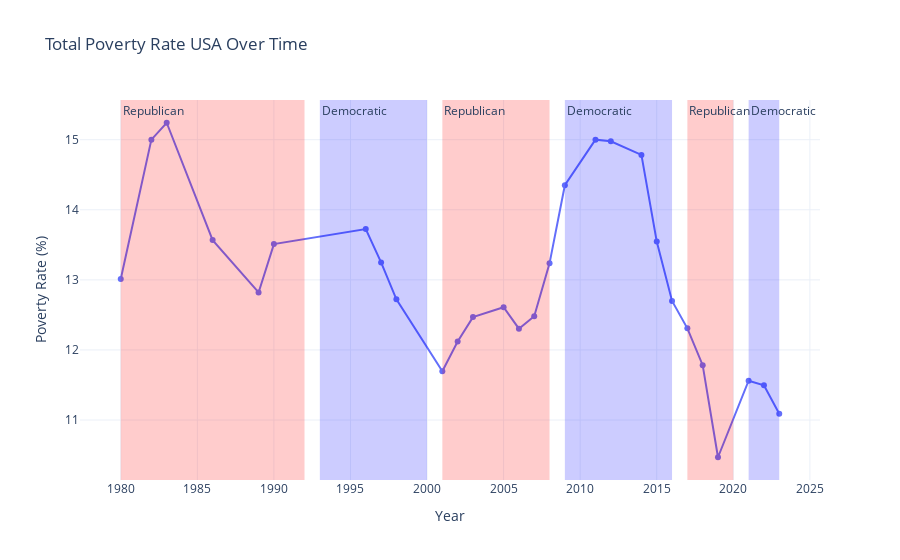

The cell this chart's notebook holds for it:
### Markdown cell above
A line chart is generated using Plotly to visualize the poverty rate across years. Color bands are added to indicate the tenure of Democratic and Republican presidents, making it easier to compare trends with political leadership.

### Code cell
#graph showing evolution of poverty rates

fig = px.line(
    poverty_rate_per_year,
    x='Year',
    y='Total_Poverty_Rate',
    title='Total Poverty Rate USA Over Time',
    labels={'Rate': 'Rate', 'Year': 'Year'},
    markers=True  
)

for party, years in {
    "Democratic": [(1993, 2000), (2009, 2016), (2021, 2023)],
    "Republican": [(1980, 1992), (2001, 2008), (2017, 2020)],
}.items():
    for start, end in years:
        fig.add_vrect(
            x0=start,
            x1=end,
            fillcolor="blue" if party == "Democratic" else "red",
            opacity=0.2,
            line_width=0,
            annotation_text=party,
            annotation_position="top left",
        )

fig.update_layout(
    xaxis_title="Year",
    yaxis_title="Poverty Rate (%)",
    legend_title="Presidential Party",
    template="plotly_white",
)

fig.show()

### Figure 1 — Plotly figure (JSON) as saved in the notebook; plotly's stock layout.template omitted (floating-point values rounded to 4 significant figures)
{"data": [{"hovertemplate": "Year=%{x}<br>Total_Poverty_Rate=%{y}<extra></extra>", "legendgroup": "", "line": {"color": "#636efa", "dash": "solid"}, "marker": {"symbol": "circle"}, "mode": "lines+markers", "name": "", "orientation": "v", "showlegend": false, "type": "scatter", "x": [1980, 1982, 1983, 1986, 1989, 1990, 1996, 1997, 1998, 2001, 2002, 2003, 2005, 2006, 2007, 2008, 2009, 2011, 2012, 2014, 2015, 2016, 2017, 2018, 2019, 2021, 2022, 2023], "xaxis": "x", "y": [13.01, 15.0, 15.24, 13.57, 12.82, 13.51, 13.72, 13.25, 12.72, 11.7, 12.12, 12.47, 12.61, 12.3, 12.48, 13.24, 14.35, 15.0, 14.98, 14.78, 13.55, 12.7, 12.31, 11.78, 10.47, 11.56, 11.5, 11.09], "yaxis": "y"}], "layout": {"annotations": [{"showarrow": false, "text": "Democratic", "x": 1993, "xanchor": "left", "xref": "x", "y": 1, "yanchor": "top", "yref": "y domain"}, {"showarrow": false, "text": "Democratic", "x": 2009, "xanchor": "left", "xref": "x", "y": 1, "yanchor": "top", "yref": "y domain"}, {"showarrow": false, "text": "Democratic", "x": 2021, "xanchor": "left", "xref": "x", "y": 1, "yanchor": "top", "yref": "y domain"}, {"showarrow": false, "text": "Republican", "x": 1980, "xanchor": "left", "xref": "x", "y": 1, "yanchor": "top", "yref": "y domain"}, {"showarrow": false, "text": "Republican", "x": 2001, "xanchor": "left", "xref": "x", "y": 1, "yanchor": "top", "yref": "y domain"}, {"showarrow": false, "text": "Republican", "x": 2017, "xanchor": "left", "xref": "x", "y": 1, "yanchor": "top", "yref": "y domain"}], "autosize": true, "legend": {"title": {"text": "Presidential Party"}, "tracegroupgap": 0}, "shapes": [{"fillcolor": "blue", "line": {"width": 0}, "opacity": 0.2, "type": "rect", "x0": 1993, "x1": 2000, "xref": "x", "y0": 0, "y1": 1, "yref": "y domain"}, {"fillcolor": "blue", "line": {"width": 0}, "opacity": 0.2, "type": "rect", "x0": 2009, "x1": 2016, "xref": "x", "y0": 0, "y1": 1, "yref": "y domain"}, {"fillcolor": "blue", "line": {"width": 0}, "opacity": 0.2, "type": "rect", "x0": 2021, "x1": 2023, "xref": "x", "y0": 0, "y1": 1, "yref": "y domain"}, {"fillcolor": "red", "line": {"width": 0}, "opacity": 0.2, "type": "rect", "x0": 1980, "x1": 1992, "xref": "x", "y0": 0, "y1": 1, "yref": "y domain"}, {"fillcolor": "red", "line": {"width": 0}, "opacity": 0.2, "type": "rect", "x0": 2001, "x1": 2008, "xref": "x", "y0": 0, "y1": 1, "yref": "y domain"}, {"fillcolor": "red", "line": {"width": 0}, "opacity": 0.2, "type": "rect", "x0": 2017, "x1": 2020, "xref": "x", "y0": 0, "y1": 1, "yref": "y domain"}], "title": {"text": "Total Poverty Rate USA Over Time"}, "xaxis": {"anchor": "y", "autorange": true, "domain": [0, 1], "range": [1977.0, 2026.0], "title": {"text": "Year"}, "type": "linear"}, "yaxis": {"anchor": "x", "autorange": true, "domain": [0, 1], "range": [10.07, 15.64], "title": {"text": "Poverty Rate (%)"}, "type": "linear"}}}
